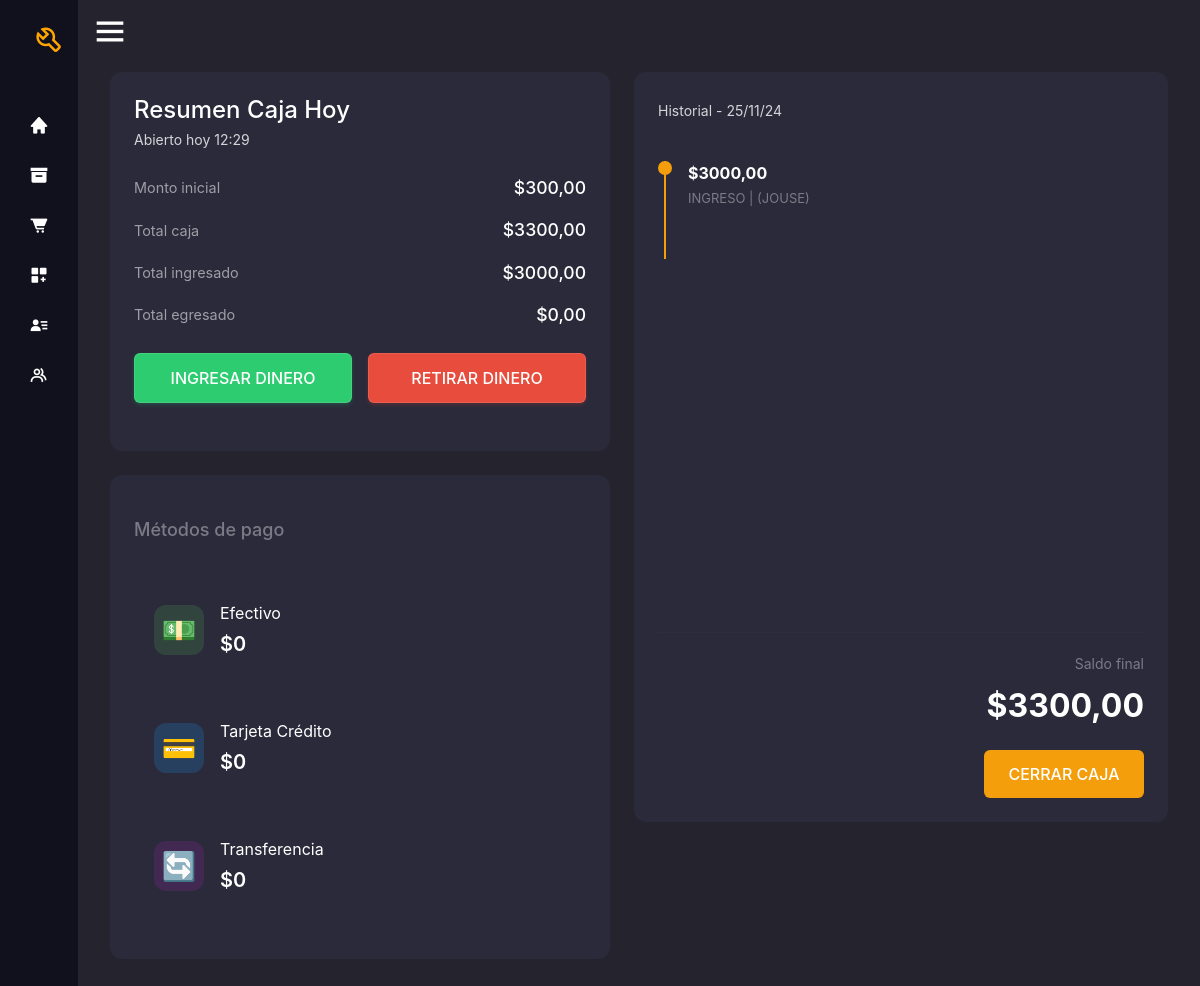
/caja (signed in), run on the app's committed database.
### entidad/models.py (models this page shows, shortened)
class Caja(models.Model):
    empleado= models.ForeignKey(User, on_delete=models.CASCADE)
    fecha_apertura= models.DateTimeField(auto_now_add=True)
    fecha_cierre = models.DateTimeField(null=True, blank=True)
    monto_inicial= models.DecimalField(max_digits=10, decimal_places=2, default=0)
    total_ingresado= models.DecimalField(max_digits=10, decimal_places=2, default=0)
    total_egresado= models.DecimalField(max_digits=10, decimal_places=2, default=0)
    saldo_total= models.DecimalField(max_digits=10, decimal_places=2)
    activo= models.BooleanField(default=False)
    class Meta:
        verbose_name = "Caja"
        verbose_name_plural = "Cajas"

class MovimientoCaja(models.Model):
    TIPO_MOVIMIENTO = [
        ('INGRESO', 'Ingreso'),
        ('RETIRO', 'Retiro'),
        ('VENTA', 'Venta')
    ]
    caja = models.ForeignKey(Caja, on_delete=models.CASCADE, related_name="movimientos")
    empleado= models.ForeignKey(User, on_delete=models.CASCADE)
    tipo = models.CharField(max_length=7, choices=TIPO_MOVIMIENTO)
    cantidad = models.DecimalField(max_digits=10, decimal_places=2)
    fecha = models.DateTimeField(auto_now_add=True)
    descripcion = models.TextField(null=True, blank=True)

### entidad/views.py (the view)
# urls.py: path('caja',views.caja, name='caja'),
@login_required
def caja(request):
    if not request.user.has_perm('entidad.view_caja'):
        return redirect('permiso_denegado')
    caja = Caja.objects.filter(activo=True).first()
    movimientos = MovimientoCaja.objects.filter(caja=caja)
    efectivo= Venta.objects.filter(caja=caja, forma_pago='efectivo')
    total_efectivo=0
    for venta in efectivo:
        total_efectivo += venta.total
    transferencia= Venta.objects.filter(caja=caja, forma_pago='transferencia')
    total_transferencia=0
    for venta in transferencia:
        total_transferencia += venta.total
    tarjeta= Venta.objects.filter(caja=caja, forma_pago='tarjeta')
    total_tarjeta=0
    for venta in tarjeta:
        total_tarjeta += venta.total
    return render(request, "entidad/caja.html", {'caja_activa':caja,
                                                'movimientos':movimientos,
                                                'efectivo':total_efectivo,
                                                'transferencia': total_transferencia,
                                                'tarjeta': total_tarjeta})

### templates/entidad/caja.html (shortened to what this page needs)
{% extends "base.html" %}
{% load static%}
{% load widget_tweaks %}
{% block content %}
<!DOCTYPE html>
<html lang="en">
<head>
    <link rel="stylesheet" href="{% static 'css/caja.css' %}">
    <link rel="stylesheet" href="{% static 'css/modales.css' %}">
</head>
<div class="main-container">
    {% if caja_activa %}
        <div class="left-section">
            <div class="summary-container">
                <h1 class="title">Resumen Caja Hoy</h1>
                <p class="subtitle">Abierto hoy {{ caja_activa.fecha_apertura|date:"H:i" }}</p>
                <div class="info-group">
                    <div class="info-row">
                        <span class="info-label">Monto inicial</span>
                        <span class="info-value">${{ caja_activa.monto_inicial }}</span>
                    </div>
                    <div class="info-row">
                        <span class="info-label">Total caja</span>
                        <span class="info-value">${{ caja_activa.saldo_total }}</span>
                    </div>
                    <div class="info-row">
                        <span class="info-label">Total ingresado</span>
                        <span class="info-value">${{ caja_activa.total_ingresado }}</span>
                    </div>
                    <div class="info-row">
                        <span class="info-label">Total egresado</span>
                        <span class="info-value">${{ caja_activa.total_egresado }}</span>
                    </div>
                </div>
                <div class="action-buttons">
                    <button type="button"
                            id="successModal"
                            onclick="abrir_modal_edicion('{% url 'ingresar_dinero' %}')"
                            class="button button-green">
                        Ingresar dinero
                    </button>
                    <button type="button"
                            onclick="abrir_modal_edicion('{% url 'retirar_dinero' %}')"
                            class="button button-red">
                        Retirar dinero
                    </button>
                </div>
            </div>
            <div class="payment-container">
                <div class="payment-methods">
                    <h2 class="payment-title">Métodos de pago</h2>
                    <div class="payment-item">
                        <div class="payment-icon efectivo">💵</div>
                        <div class="payment-details">
                            <span class="payment-name">Efectivo</span>
                            <span class="payment-amount">${{ efectivo }}</span>
                        </div>
                    </div>
                    <div class="payment-item">
                        <div class="payment-icon tarjeta">💳</div>
                        <div class="payment-details">
                            <span class="payment-name">Tarjeta Crédito</span>
                            <span class="payment-amount">${{ tarjeta }}</span>
                        </div>
                    </div>
                    <div class="payment-item">
                        <div class="payment-icon transferencia">🔄</div>
                        <div class="payment-details">
                            <span class="payment-name">Transferencia</span>
                            <span class="payment-amount">${{ transferencia }}</span>
                        </div>
                    </div>
                </div>
            </div>
        </div>
        <div class="history-container">
            <div class="header">
                <p class="subtitle">Historial - {{ caja_activa.fecha_apertura|date:"d/m/y" }}</p>
            </div>
            <div class="timeline">
                <div class="timeline-content-wrapper">
                    <div class="timeline-line"></div>
                    {% for movimiento in movimientos %}
                        <div class="timeline-item">
                            <div class="timeline-dot"></div>
                            <div class="timeline-content">
                                <span class="timeline-amount">${{ movimiento.cantidad }}</span>
                                <span class="timeline-type">{{ movimiento.tipo }} | ({{ movimiento.empleado|upper }})</span>
                            </div>
                        </div>
                    {% endfor %}
                </div>
            </div>
            <div class="final-balance">
                <p class="balance-label">Saldo final</p>
                <p class="balance-amount">${{ caja_activa.saldo_total }}</p>
                {% if perms.auth.add_user %}
                <button onclick="abrir_modal_edicion('{% url 'cerrar_caja' %}')" class="button button-orange">Cerrar Caja</button>
                {% endif %}
            </div>
        </div>
    {% endif %}
</div>
{% endblock %}

### static/css/style.css (style rules this page uses)
* { margin: 0; padding: 0; box-sizing: border-box; }
body, html { margin: 0; padding: 0; height: 100%; font-family: Arial, sans-serif; background-color: #1e1e2d; color: #ffffff; }
body { overflow: hidden; }

### static/css/caja.css (style rules this page uses)
body { font-family: -apple-system, BlinkMacSystemFont, Arial, sans-serif; background-color: #1e1f26; color: #ffffff; margin: 0; padding: 0; }
.main-container { display: flex; justify-content: space-between; max-width: 1600px; margin: 20px auto; gap: 24px; padding: 0 20px; }
.left-section { flex: 0 0 600px; }
.summary-container { background-color: #2a2a3a; padding: 24px; border-radius: 12px; margin-bottom: 24px; }
.title { font-size: 24px; margin: 0; color: #ffffff; font-weight: 500; }
.subtitle { color: white; font-size: 14px; margin: 4px 0 20px 0; opacity: 0.8; }
.info-group { margin: 25px 0; }
.info-row { display: flex; justify-content: space-between; margin-bottom: 16px; align-items: center; }
.info-label { color: white; font-size: 15px; }
.info-value { font-size: 15px; font-weight: 500; color: #ffffff; }
.action-buttons { display: flex; gap: 12px; margin-top: 24px; }
.button { flex: 1; padding: 12px 20px; border: none; border-radius: 8px; color: white; font-size: 14px; cursor: pointer; text-decoration: none; text-align: center; transition: all 0.2s ease; font-weight: 500; text-transform: uppercase; }
.button-green { background-color: #4CAF50; }
.button-red { background-color: #ef4444; }
.button-orange { background-color: #f59e0b; }
.payment-container { background-color: #2a2a3a; padding: 24px; border-radius: 12px; margin-bottom: 24px; width: 100%; }
.payment-methods { display: grid; grid-template-columns: repeat(2, 1fr); gap: 20px; padding: 20px 0; }
.payment-title { color: #7a7b86; font-size: 18px; margin: 0 0 20px 0; font-weight: 500; grid-column: 1 / -1; }
.payment-item { background-color: #2a2a3a; padding: 20px; border-radius: 12px; display: flex; align-items: center; gap: 16px; transition: transform 0.2s ease, box-shadow 0.2s ease; }
.payment-icon { width: 50px; height: 50px; border-radius: 12px; display: flex; align-items: center; justify-content: center; font-size: 28px; transition: transform 0.2s; }
.payment-icon.efectivo { background-color: rgba(76, 175, 80, 0.2); }
.payment-icon.tarjeta { background-color: rgba(33, 150, 243, 0.2); }
.payment-icon.transferencia { background-color: rgba(156, 39, 176, 0.2); }
.payment-details { flex: 1; display: flex; flex-direction: column; gap: 4px; }
.payment-name { color: #ffffff; font-size: 16px; }
.payment-amount { color: #ffffff; font-size: 20px; font-weight: 600; }
.history-container { background-color: #2a2a3a; padding: 24px; border-radius: 12px; flex: 1; height: 750px; max-height: 750px; display: flex; flex-direction: column; overflow: hidden; }
.timeline { position: relative; margin: 20px 0; flex-grow: 1; overflow-y: auto; padding-right: 10px; max-height: calc(100% - 120px); }
.timeline-content-wrapper { position: relative; padding-bottom: 20px; }
.timeline-line { position: absolute; left: 6px; top: 0; bottom: 0; width: 2px; background: #f59e0b; }
.timeline-item { position: relative; padding-left: 30px; margin-bottom: 30px; }
.timeline-dot { position: absolute; left: 0; width: 14px; height: 14px; background: #f59e0b; border-radius: 50%; transition: transform 0.2s; }
.timeline-content { display: flex; flex-direction: column; }
.timeline-amount { font-size: 16px; font-weight: bold; color: #ffffff; margin-bottom: 4px; }
.timeline-type { font-size: 13px; color: #7a7b86; text-transform: uppercase; }
.final-balance { text-align: right; padding-top: 20px; border-top: 1px solid #2d2e3a; margin-top: auto; background-color: #2a2a3a; position: sticky; bottom: 0; }
.balance-label { color: #7a7b86; font-size: 14px; margin: 0; }
.balance-amount { font-size: 32px; font-weight: bold; margin: 8px 0 20px 0; color: #ffffff; }
@media (max-width: 1400px) { .left-section { flex: 0 0 500px; } }
@media (max-width: 1200px) { .payment-methods { grid-template-columns: 1fr; } }

### data on the page
Caja: fecha_apertura "12:29", monto_inicial "300,00", saldo_total "3300,00", total_ingresado "3000,00", total_egresado "0,00", fecha_apertura "25/11/24"
MovimientoCaja: cantidad "3000,00", tipo "INGRESO", empleado "JOUSE"

### other printed values
{{ efectivo }} "0"
{{ tarjeta }} "0"
{{ transferencia }} "0"
